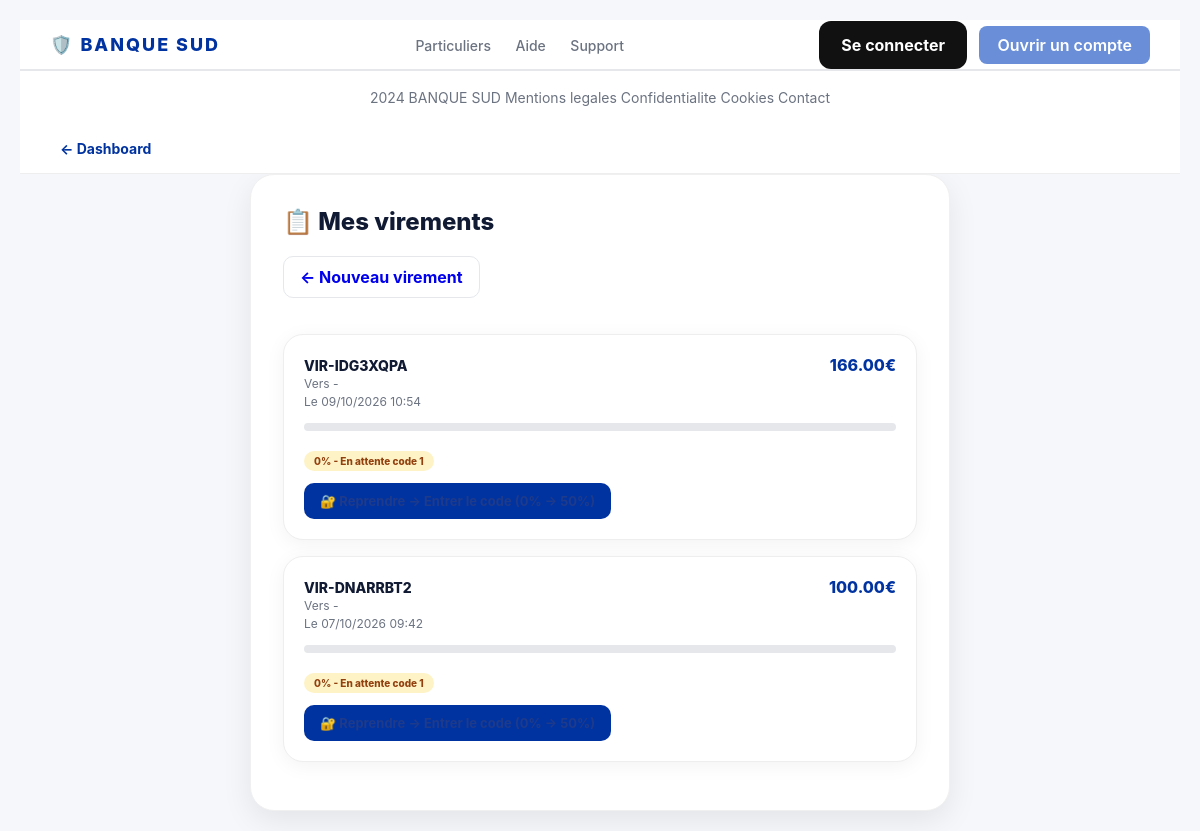
The page /mes-virements/ (signed in) on the database its author committed.
### Banques/models.py (models this page shows, shortened)
class VirementExterne(models.Model):
    STATUT_CHOICES = [
        ('attente_code1', 'En attente code 1'),
        ('attente_code2', 'En attente code 2'),
        ('attente_code3', 'En attente dernier code'),
        ('termine', 'Terminé'),
    ]
    reference = models.CharField(max_length=20, default=generate_ref, unique=True)
    user = models.ForeignKey(User, on_delete=models.CASCADE, related_name='virements')
    iban_dest = models.CharField(max_length=34)
    nom_beneficiaire = models.CharField(max_length=100)
    montant = models.DecimalField(max_digits=10, decimal_places=2)
    progression = models.IntegerField(default=0)
    statut = models.CharField(max_length=20, choices=STATUT_CHOICES, default='attente_code1')
    code_50 = models.CharField(max_length=6, default=generate_code)
    code_90 = models.CharField(max_length=6, default=generate_code)
    code_100 = models.CharField(max_length=6, default=generate_code)
    date_creation = models.DateTimeField(auto_now_add=True)
    class Meta:
        ordering = ['-date_creation']

### Banques/views.py (the view)
# urls.py: path('mes-virements/', views.mes_virements_view, name='mes_virements'),
@login_required
def mes_virements_view(request):
    virements = VirementExterne.objects.filter(user=request.user).order_by('-date_creation')
    return render(request, 'mes_virements.html', {'virements': virements})

### templates/mes_virements.html (shortened to what this page needs)
{% extends "base.html" %}
{% block contenus %}
</head>
<body>
    <div class="header">
    <a href="{% url 'dashboard' %}" style="text-decoration:none;color:#0033A0;font-weight:700;font-size:14px;">← Dashboard</a>
    </div>
<div class="container">
    <h2 style="font-weight:800;margin-bottom:20px;">📋 Mes virements</h2>
    <a href="{% url 'virement' %}" style="display:inline-block;margin-bottom:20px;background:white;padding:10px 16px;border-radius:10px;text-decoration:none;font-weight:700;border:1px solid #e5e7eb;">← Nouveau virement</a>
    {% for v in virements %}
    <div class="card">
        <div class="top">
            <span class="ref">{{ v.reference }}</span>
            <span class="montant">{{ v.montant }}€</span>
        </div>
        <div class="infos">
            Vers {{ v.nom_beneficiaire }} - {{ v.iban_dest }}<br>
            Le {{ v.date_creation|date:"d/m/Y H:i" }}
        </div>
        <div class="progress-bg"><div class="progress-bar" style="width:{{ v.progression }}%"></div></div>
        {% if v.progression == 0 %}<span class="badge badge-0">0% - En attente code 1</span>
        {% elif v.progression == 50 %}<span class="badge badge-50">50% - En attente code 2</span>
        {% elif v.progression == 90 %}<span class="badge badge-90">90% - Dernier code</span>
        {% else %}<span class="badge badge-100">100% - TERMINÉ ✅</span>
        {% endif %}
        {% if v.progression < 100 %}
            <br>
            <a class="btn" href="{% url 'verifier_code_virement_id' v.id %}">🔐 Reprendre → Entrer le code ({{ v.progression }}% → {% if v.progression == 0 %}50%{% elif v.progression == 50 %}90%{% else %}100%{% endif %})</a>
        {% endif %}
    </div>
    {% empty %}
    <div class="card" style="text-align:center;color:#9ca3af;">Aucun virement pour le moment</div>
    {% endfor %}
</div>
</body>
{% endblock  %}

### static/css/style.css (style rules this page uses)
* { margin:0;padding:0;box-sizing:border-box;font-family:Inter,system-ui,sans-serif }
body { background:#f7f8fa;color:#111a33 }
body { background:#f7f8fa;color:#111a33;min-height:100vh }
.card { background:white;border-radius:18px;padding:22px;box-shadow:0 8px 20px rgba(0,0,0,.05);border:1px solid #f3f4f6 }
.card a { font-size:13px;color:#1e3a8a;text-decoration:none;font-weight:700 }
.container { background: #ffffff; width: 100%; max-width: 440px; border-radius: 24px; padding: 32px; box-shadow: 0 10px 30px rgba(0,0,0,0.08); border: 1px solid #f0f0f0; }
.header { background:white;padding:16px 40px;display:flex;justify-content:space-between;align-items:center;border-bottom:1px solid #eee;position:sticky;top:0;z-index:10 }
.badge { background:#dbeafe;color:#0033A0;padding:4px 10px;border-radius:20px;font-size:11px;font-weight:700 }
.card { background:#f9fafb;border:1px solid #eee;border-radius:16px;padding:20px;margin-top:16px }
.card { background:white;border-radius:16px;padding:20px;border:1px solid #eee;cursor:pointer }

### templates/mes_virements.html (style rules this page uses)
* { margin:0;padding:0;box-sizing:border-box;font-family:Inter,sans-serif }
body { background:#f6f7fb;padding:20px }
.container { max-width:700px;margin:0 auto }
.card { background:white;border-radius:20px;padding:20px;margin-bottom:16px;box-shadow:0 4px 20px rgba(0,0,0,.05) }
.top { display:flex;justify-content:space-between;align-items:center }
.ref { font-weight:800;font-size:14px }
.montant { font-weight:800;font-size:16px;color:#0033A0 }
.progress-bg { background:#e5e7eb;height:8px;border-radius:20px;overflow:hidden;margin:12px 0 }
.infos { font-size:12px;color:#6b7280;line-height:1.5 }
.badge { display:inline-block;padding:4px 10px;border-radius:20px;font-size:10px;font-weight:800;margin-top:8px }
.badge-0 { background:#fef3c7;color:#92400e }
.btn { display:inline-block;margin-top:12px;background:#0033A0;color:white;padding:10px 16px;border-radius:10px;text-decoration:none;font-weight:700;font-size:13px;text-align:center }

### rows shown on the page
VirementExterne: reference "VIR-IDG3XQPA", montant "166.00", date_creation "09/10/2026 10:54", progression "0% - En attente code 1"
VirementExterne: reference "VIR-DNARRBT2", montant "100.00", date_creation "07/10/2026 09:42", progression "0% - En attente code 1"
